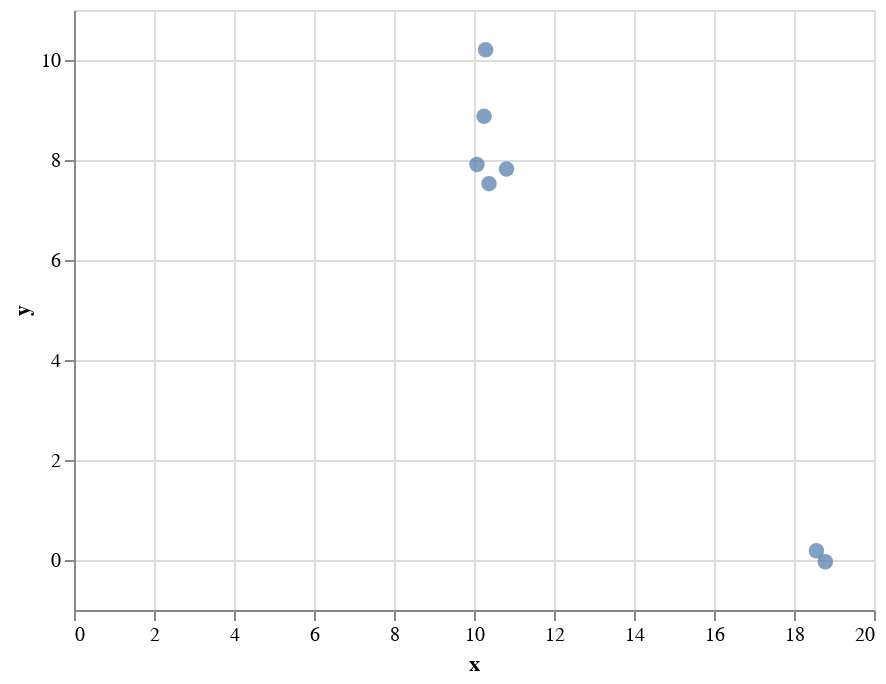

The cell this chart's notebook holds for it:
### Code cell
# Unpack the tuple
titles = wiki_articles[0]  # Article titles
texts = wiki_articles[1]   # Article texts
embeddings = wiki_articles[2]  # 3D NumPy array of embeddings

# Reduce the dimensionality of the embeddings to 2D for each of the 7 articles
embeddings_2d = embeddings.mean(axis=0)  # Shape is (7, n_features)

# Apply UMAP to reduce dimensionality to 2D
reducer = umap.UMAP(n_neighbors=2, min_dist=0.0, metric='cosine')
embedding_2d = reducer.fit_transform(embeddings_2d)

# Ensure embedding_2d has 7 rows
print(f"Reduced embedding shape: {embedding_2d.shape}")  # Should be (7, 2)

# Create a DataFrame with the 2D embeddings, titles, and texts
df = pd.DataFrame(embedding_2d, columns=['x', 'y'])
df['Title'] = titles  # 7 titles

# Option 1: Summarize the 100 texts into 7 summaries
texts_summarized = [', '.join(texts[i*14:(i+1)*14]) for i in range(7)]  # 7 summarized texts
df['Text'] = texts_summarized

# Option 2: Select the first 7 texts (alternative option)
# texts_selected = texts[:7]
# df['Text'] = texts_selected

# Create an interactive Altair chart
chart = alt.Chart(df).mark_circle(size=60).encode(
    x='x',
    y='y',
    tooltip=['Title', 'Text'],  # Tooltips showing the title and text
).interactive()

# Display the chart
chart.display()

### Figure 1 — Vega-Lite specification as saved in the notebook (floating-point values rounded to 4 significant figures)
{"config": {"view": {"continuousWidth": 400, "continuousHeight": 300}}, "data": {"name": "data-97b79500f63d280ea6acaaed08c17868"}, "mark": {"type": "circle", "size": 60}, "encoding": {"tooltip": [{"field": "Title", "type": "nominal"}, {"field": "Text", "type": "nominal"}], "x": {"field": "x", "type": "quantitative"}, "y": {"field": "y", "type": "quantitative"}}, "selection": {"selector006": {"type": "interval", "bind": "scales", "encodings": ["x", "y"]}}, "$schema": "https://vega.github.io/schema/vega-lite/v4.17.0.json", "datasets": {"data-97b79500f63d280ea6acaaed08c17868": [{"x": 18.78, "y": -0.03703, "Title": "EleutherAI/pythia-70m", "Text": "Pseudo bit error ratio (PBER) in adaptive high-frequency (HF) radio, is a bit error ratio derived, The Xingu River ( ; , ; Mẽbêngôkre: Byti, ) is a  river in north Brazil., Lord Protector (plural: Lords Protector) was a title that has been used in British constitutional law for the, A gem, or gemstone, is a cut rock or mineral.\n\nGem or GEM may also refer, Potter Heigham is a village and civil parish on the River Thurne in the English county of Norfolk. It is, In Greek mythology, the Ceryneian hind ( Kerynitis elaphos, Latin:, Assyrian language may refer to:\n\n Ancient Assyrian language, a dialect of the ancient East, The River Afan () is a river in Wales whose valley formed the, Florence Delorez Griffith Joyner (born Florence Delorez Griffith; December 21, 1959, Langor Township is a township in Beltrami County, Minnesota, United States. The population was 186 as of the 2000 census.\n\nLangor, Eure () is a department in the north of France named after the, Quantum physics is a branch of modern physics in which energy and matter are described at their, Fallston is a census-designated place (CDP) in Harford County, Maryland, United States., Wadjet (;  \"Green One\"), known to the Greek world as Uto (; ) or Buto (; )"}, {"x": 18.56, "y": 0.1856, "Title": "EleutherAI/pythia-160m", "Text": "Hussein bin Talal (, Al-Ḥusayn ibn Ṭalāl; 14 November 1935 – 7, Viracocha is the great creator deity in the pre-Inca and Inca mythology in the Andes, Manyaska Township is a township in Martin County, Minnesota, United States. The population was 337 at the, was a Japanese entrepreneur who is credited with creating the first cultured pearl and subsequently starting the, Food additives are substances added to food to preserve flavor or enhance taste,, Imre Nagy (; 7 June 1896 – 16 June 1958) was a Hungarian communist politician who served as Chairman of, \nYear 895 (DCCCXCV) was a common year starting on Wednesday (link, It is one of eight years (CE) to contain each Roman numeral, Filer (FĪ-ler) is a city in Twin Falls County, Idaho, United States. The population was 2,508 at the, Travilah is a United States census-designated place and an unincorporated area in Montgomery County, Maryland. It is, Madisonville is a home rule-class city in and the county seat of Hopkins County, Kentucky, United States, located along Interstate, In Greek mythology, the sirens (Ancient Greek: singular: ; plural: ) were, Sidell is a village in Sidell Township, Vermilion County, Illinois, United States., Clinton is a village in Lenawee County in the Irish Hills"}, {"x": 10.07, "y": 7.91, "Title": "EleutherAI/pythia-410m", "Text": "LaPlace ( ) is a census-designated place (CDP) in St. John the Baptist Parish, Louisiana, United States, situated along the, In Hawaiian mythology, Kanehekili is the brother Pele and Hiʻiaka, Day Valley is a census-designated place (CDP) in Santa Cruz County, California, United States., Homeland security is an American national security term for \"the national effort to ensure, Spinning is a twisting technique to form yarn from fibers. The fiber intended is drawn out, twisted, and wound onto, Victor Lustig (; January 4, 1890 – March 11, 1947) was a, An internet relationship is a relationship between people who have met online, and in many cases, In philosophy, a noumenon (,  ; from Greek: νoούμενον; plural noumena) is a posited, Charlotte Park is a census-designated place (CDP) in Charlotte County, Florida, United States. The, Whisky or whiskey is a type of distilled alcoholic beverage, The demographic characteristics of the population of Fiji are known through censuses,, Roxbury is a town in Oxford County, Maine, United States. The population was 361 at the 2020 census., Hāna is a census-designated place (CDP) in Maui County, Hawaii, United States. The population was 1,526 at the, The York Rite, sometimes referred to as the American Rite, since it is named for, but"}, {"x": 10.25, "y": 8.876, "Title": "EleutherAI/pythia-1b", "Text": "Link awareness is defined as the ability to discover, view, search and update global, Diatomic molecules are molecules composed of only two atoms, of the same or different chemical, Methyl isocyanate (MIC) is an organic compound with the molecular formula CH3NCO. Synonyms are isocyanatomethane, methyl carbylamine, A forge is a type of hearth used for heating metals, or, In molecular biology, messenger ribonucleic acid (mRNA) is a single-stranded molecule of RNA, Constantine Township is a civil township of St. Joseph County in the U.S. state of Michigan. The, Jamestown Charter Township is a charter township of Ottawa County in the U.S. state of Michigan. The population was, The 1330s BC is a decade which lasted from 1339 BC to 1330 BC.\n\nEvents, Elizabeth Cleghorn Gaskell (née Stevenson; 29 September 1810 – 12 November 1865), often referred to as, The Quaker Tapestry consists of 77 panels illustrating the history of Quakerism, Streaming media is multimedia that is delivered and consumed in a continuous manner from, In mathematics, when the elements of some set  have a notion of equivalence (formalized as, Pasquotank County   is a county located in the U.S., Jean Dorothy Seberg (; ; November 13, 1938August 30, 1979) was"}, {"x": 10.37, "y": 7.527, "Title": "EleutherAI/pythia-1.4b", "Text": "The politics of Zimbabwe takes place in a framework of a full presidential republic, whereby the President is, Cellular respiration is a set of metabolic reactions and processes that take place in the cells of, Pashtunistan () is a historical region inhabited by the indigenous Pashtun, Phelps County is a county in the U.S. state of Nebraska. As of the 2010 United States, Peisistratus was a tyrant of Athens, Greece, three different times between 561 and 528 BC.\n\nPeisistratus, Peisistratos or, Corinth ( ; , ) is the successor to an ancient city, and is a former, Clermont is a town in Hall County, Georgia, United States. The population was 875 at, The Privy Council of the United Kingdom, officially Her Majesty's Most Honourable Privy Council, or known, Accelerated Graphics Port (AGP) is a parallel expansion card standard, designed for attaching a video, Alanine (symbol Ala or A) is an α-amino acid that is used in the biosynthesis of, A riding is an administrative jurisdiction or electoral district, particularly, Royal Jordanian Airlines (; transliterated: Al-Malakiyyah al-'Urduniyyah), formerly known as Alia Royal Jordanian Airlines, is the, Acastus (; Ancient Greek: Ἄκαστος means 'unstable') is a character, Quality of life (QOL) is defined by the World Health Organization as \"an individual's perception of their"}, {"x": 10.29, "y": 10.21, "Title": "EleutherAI/pythia-2.8b", "Text": "Storyville was the red-light district of New Orleans, Louisiana, from 1897 to 1917. It was established, Clarksville is a city in Johnson County, Arkansas, United States. As of the 2010 census the population was, Manchester-by-the-Sea (also known simply as Manchester, its name prior to 1989) is a town on Cape Ann, in Essex, ...Baby One More Time is the debut studio album by American singer Britney Spears. It was released on January 12,, Prescott Valley is a town located in Yavapai County, Arizona, United States, approximately  east of Prescott, which it, TAT-4 was the fourth transatlantic telephone cable, in operation from 1965 to 1987. It operated at 384 kHz, initially, Transport in Bulgaria is dominated by road transport, despite nearly half of all paved roads belonging to the lowest category, \n\nEvents \n January–June \n January 14 – Connecticut's first constitution, the Fundamental Orders, is adopted.\n January 19 – Hämeenlinna, Leon Bismark \"Bix\" Beiderbecke (March 10, 1903 – August 6, 1931) was an American jazz cornetist, pianist, Marshfield Hills is a census-designated place (CDP) in the town of, The hyphen  is a punctuation mark used to join words, In organic chemistry, the phenyl group, or phenyl ring, is a cyclic group of atoms with the formula C6H5. Phenyl, Luna E-6 No.2, also identified as No.1, and sometimes known in the, Sumac ( or ), also spelled sumach, is any of about 35 species"}, {"x": 10.81, "y": 7.819, "Title": "EleutherAI/pythia-12b", "Text": "Safety Harbor is a city on the west shore of Tampa Bay in Pinellas County,, Clio is a city in Barbour County, Alabama, United States. The population, Year 1333 (MCCCXXXIII) was a common year starting on Friday (link will display the full calendar), Ottawa County (standard abbreviation: OT) is a county located in the U.S. state of Kansas. As of the, Crawfordville is a city in Taliaferro County, Georgia, United States. The, Ailanthus Brit./eɪˈlanθəs/, U.S. /eɪˈlænθəs/, (; derived from ailanto, an Ambonese word probably meaning, Gwynedd (; ) is a county and preserved county (latter with differing boundaries; includes the Isle of Anglesey) in, In mathematics, the Euclidean distance between two points in Euclidean space is, Rig may refer to:\n\nObjects and structures \n Rig (fishing), an arrangement of, Autism is a neurodevelopmental disorder characterized by difficulties with social interaction, Llywelyn ap Gruffudd (c. 1223 – 11 December 1282), sometimes written as Llywelyn ap Gruffydd,, Sir Ernest Henry Shackleton  (15 February 1874 – 5 January 1922) was, The Peruvian Armed Forces () are the military services of Peru, comprising independent Army, Navy and Air Force components., Tully Gorge is a national park in Queensland, Australia, 1,338 km northwest"}]}}
